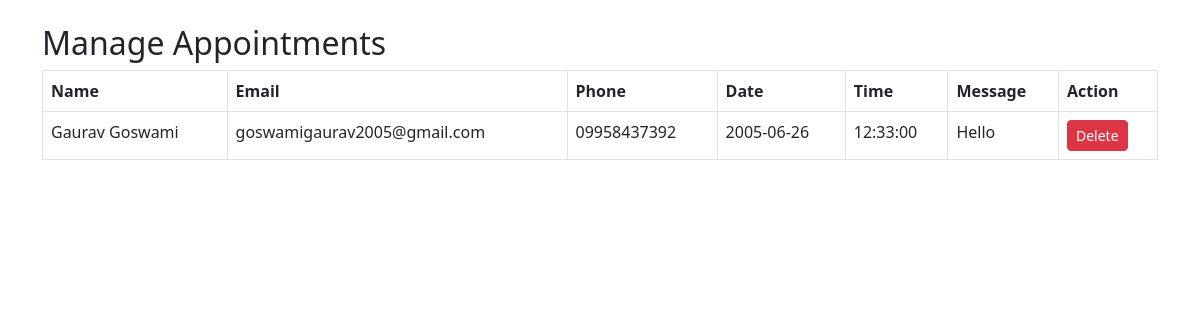
/admin/manage_appointments.php (signed in), run on the app's committed database.
### tables this page shows
CREATE TABLE `appointments` (
  `id` int(11) NOT NULL,
  `name` varchar(100) NOT NULL,
  `email` varchar(100) NOT NULL,
  `phone` varchar(20) DEFAULT NULL,
  `date` date NOT NULL,
  `time` time NOT NULL,
  `message` text DEFAULT NULL,
  `created_at` timestamp NOT NULL DEFAULT current_timestamp()
);

### admin/manage_appointments.php (the view, shortened to what this page needs)
<?php
include '../includes/db_connect.php';
?>
<!DOCTYPE html>
<html lang="en">
<head>
    <link href="https://cdn.jsdelivr.net/npm/bootstrap@5.3.0/dist/css/bootstrap.min.css" rel="stylesheet">
</head>
<body>
    <div class="container mt-4">
        <h2>Manage Appointments</h2>
        <table class="table table-bordered">
            <thead>
                <tr>
                    <th>Name</th>
                    <th>Email</th>
                    <th>Phone</th>
                    <th>Date</th>
                    <th>Time</th>
                    <th>Message</th>
                    <th>Action</th>
                </tr>
            </thead>
            <tbody>
                <?php
                $stmt = $pdo->query("SELECT * FROM appointments ORDER BY created_at DESC");
                while ($row = $stmt->fetch(PDO::FETCH_ASSOC)) {
                    echo "<tr>";
                    echo "<td>" . htmlspecialchars($row['name']) . "</td>";
                    echo "<td>" . htmlspecialchars($row['email']) . "</td>";
                    echo "<td>" . htmlspecialchars($row['phone']) . "</td>";
                    echo "<td>" . htmlspecialchars($row['date']) . "</td>";
                    echo "<td>" . htmlspecialchars($row['time']) . "</td>";
                    echo "<td>" . htmlspecialchars($row['message']) . "</td>";
                    echo "<td><a href='manage_appointments.php?delete={$row['id']}' class='btn btn-danger btn-sm'>Delete</a></td>";
                    echo "</tr>";
                }
                ?>
            </tbody>
        </table>
    </div>
</body>
</html>

### data on the page
appointments: name "Gaurav Goswami", email "goswamigaurav2005@gmail.com", phone "09958437392", date "2005-06-26", time "12:33:00", message "Hello"
